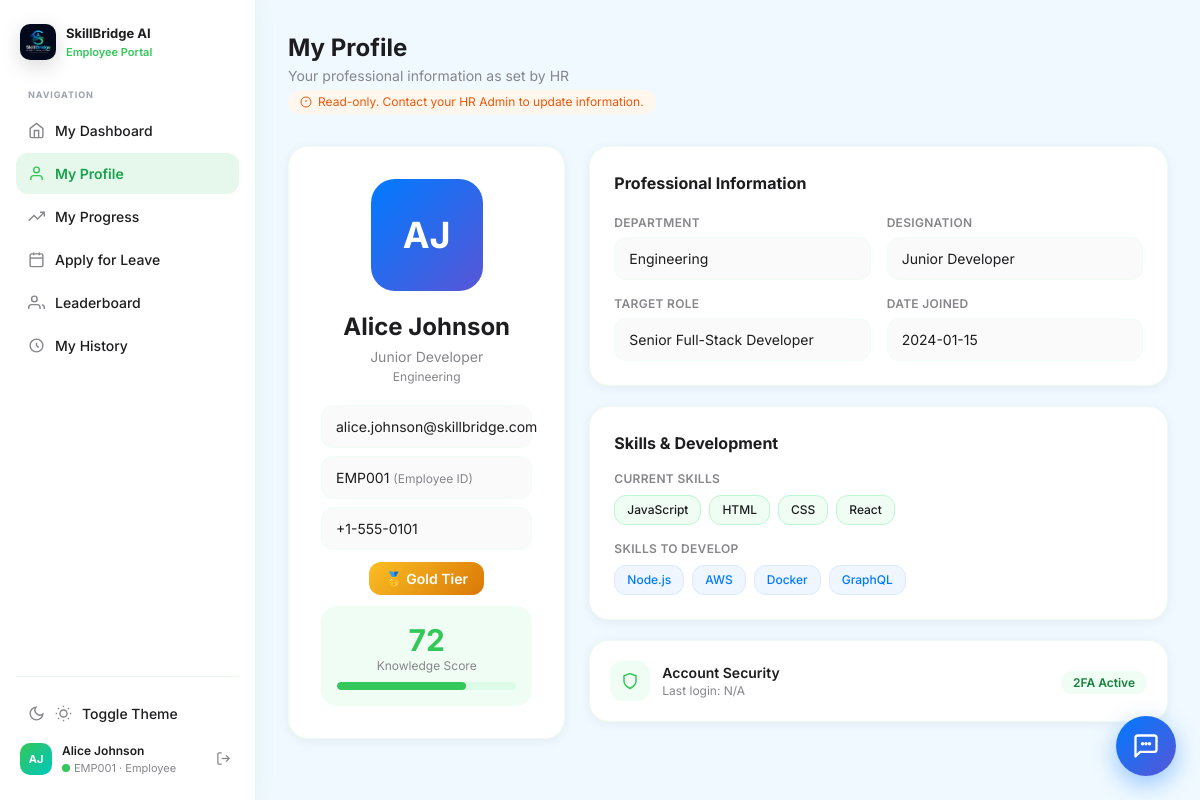
The page /employee/profile.php (signed in) on the database its author committed.
### tables this page shows
CREATE TABLE IF NOT EXISTS employee_profiles (
    id INT AUTO_INCREMENT PRIMARY KEY,
    user_id INT NOT NULL,
    uid VARCHAR(20) NOT NULL,
    first_name VARCHAR(100) NOT NULL,
    last_name VARCHAR(100) NOT NULL,
    phone VARCHAR(20) DEFAULT NULL,
    department VARCHAR(100) DEFAULT NULL,
    designation VARCHAR(100) DEFAULT NULL,
    target_role VARCHAR(100) DEFAULT NULL,
    current_skills TEXT DEFAULT NULL,
    target_skills TEXT DEFAULT NULL,
    knowledge_score INT DEFAULT 0,
    tier ENUM('Bronze', 'Silver', 'Gold', 'Diamond') DEFAULT 'Bronze',
    date_joined DATE DEFAULT NULL,
    profile_photo VARCHAR(255) DEFAULT NULL,
    created_at TIMESTAMP DEFAULT CURRENT_TIMESTAMP,
    updated_at TIMESTAMP DEFAULT CURRENT_TIMESTAMP ON UPDATE CURRENT_TIMESTAMP,
    FOREIGN KEY (user_id) REFERENCES users(id) ON DELETE CASCADE
);

CREATE TABLE IF NOT EXISTS users (
    id INT AUTO_INCREMENT PRIMARY KEY,
    uid VARCHAR(20) UNIQUE NOT NULL,
    email VARCHAR(255) UNIQUE NOT NULL,
    password_hash VARCHAR(255) NOT NULL,
    role ENUM('admin', 'employee') NOT NULL DEFAULT 'employee',
    two_fa_code VARCHAR(6) DEFAULT NULL,
    two_fa_expires DATETIME DEFAULT NULL,
    is_active TINYINT(1) DEFAULT 1,
    last_login DATETIME DEFAULT NULL,
    created_at TIMESTAMP DEFAULT CURRENT_TIMESTAMP,
    updated_at TIMESTAMP DEFAULT CURRENT_TIMESTAMP ON UPDATE CURRENT_TIMESTAMP
);

### employee/profile.php (the view, shortened to what this page needs)
<?php
require_once __DIR__ . '/../config/db.php';
$userId = $_SESSION['user_id'];
$profile = $conn->query("
    SELECT u.uid, u.email, u.last_login, ep.*
    FROM users u JOIN employee_profiles ep ON ep.user_id=u.id
    WHERE u.id=$userId
")->fetch_assoc();
?>
<!DOCTYPE html>
<html lang="en">
<head>
    <script src="https://cdn.tailwindcss.com"></script>
</head>
<body class="font-sans flex">
<?php include __DIR__ . '/sidebar_emp.php'; ?>
<main class="ml-64 flex-1 p-8">
    <div class="mb-8">
        <h1 class="text-2xl font-bold text-apple-dark">My Profile</h1>
        <p class="text-apple-gray text-sm mt-0.5">Your professional information as set by HR</p>
        <p class="text-xs text-orange-600 mt-1 bg-orange-50 inline-flex items-center gap-1.5 px-3 py-1 rounded-full">
            <svg width="12" height="12" fill="none" viewBox="0 0 24 24"><circle cx="12" cy="12" r="10" stroke="currentColor" stroke-width="2"/><line x1="12" y1="8" x2="12" y2="12" stroke="currentColor" stroke-width="2"/><line x1="12" y1="16" x2="12.01" y2="16" stroke="currentColor" stroke-width="2"/></svg>
            Read-only. Contact your HR Admin to update information.
        </p>
    </div>
    <div class="grid grid-cols-3 gap-6">
        <div class="card p-8 text-center col-span-1">
            <?php if (!empty($_SESSION['profile_image'])): ?>
                <img src="/1stProject/<?= htmlspecialchars($_SESSION['profile_image']) ?>" alt="Profile" class="w-28 h-28 rounded-3xl mx-auto mb-5 object-cover border shadow-sm">
            <?php else: ?>
                <div class="w-28 h-28 rounded-3xl mx-auto mb-5 flex items-center justify-center text-white text-4xl font-bold" style="background:linear-gradient(135deg,#007AFF,#5856D6)">
                    <?= strtoupper(substr($profile['first_name'],0,1).substr($profile['last_name'],0,1)) ?>
                </div>
            <?php endif; ?>
            <h2 class="text-2xl font-bold text-apple-dark"><?= htmlspecialchars($profile['first_name'].' '.$profile['last_name']) ?></h2>
            <p class="text-apple-gray text-sm mt-1"><?= htmlspecialchars($profile['designation'] ?: 'N/A') ?></p>
            <p class="text-apple-gray text-xs mt-0.5"><?= htmlspecialchars($profile['department'] ?: 'N/A') ?></p>
            <div class="mt-5 space-y-2 text-left">
                <div class="read-only-field"><?= htmlspecialchars($profile['email']) ?></div>
                <div class="read-only-field"><?= htmlspecialchars($profile['uid']) ?> <span class="text-apple-gray text-xs">(Employee ID)</span></div>
                <div class="read-only-field"><?= htmlspecialchars($profile['phone'] ?: 'Not provided') ?></div>
            </div>
            <div class="mt-4">
                <span class="text-sm px-4 py-2 rounded-xl font-semibold text-white tier-<?= strtolower($profile['tier']) ?>">
                    <?= ['Diamond'=>'💎','Gold'=>'🥇','Silver'=>'🥈','Bronze'=>'🥉'][$profile['tier']] ?> <?= $profile['tier'] ?> Tier
                </span>
            </div>
            <div class="mt-4 p-4 rounded-2xl" style="background:#f0fdf4">
                <div class="text-3xl font-bold" style="color:#34C759"><?= $profile['knowledge_score'] ?></div>
                <div class="text-xs text-apple-gray">Knowledge Score</div>
                <div class="h-2 rounded-full mt-2 overflow-hidden score-bg">
                    <div class="h-full rounded-full score-bar" style="width:<?= $profile['knowledge_score'] ?>%"></div>
                </div>
            </div>
        </div>
        <div class="col-span-2 space-y-5">
            <div class="card p-6">
                <h3 class="text-base font-bold text-apple-dark mb-5">Professional Information</h3>
                <div class="grid grid-cols-2 gap-4">
                    <?php $fields = [
                        ['Department','department'],['Designation','designation'],
                        ['Target Role','target_role'],['Date Joined','date_joined'],
                    ];
                    foreach($fields as [$label,$key]): ?>
                    <div>
                        <label class="block text-xs font-semibold text-apple-gray uppercase tracking-wide mb-1.5"><?= $label ?></label>
                        <div class="read-only-field"><?= htmlspecialchars($profile[$key] ?: 'Not set') ?></div>
                    </div>
                    <?php endforeach; ?>
                </div>
            </div>
            <div class="card p-6">
                <h3 class="text-base font-bold text-apple-dark mb-4">Skills & Development</h3>
                <div class="mb-4">
                    <div class="text-xs font-semibold text-apple-gray uppercase tracking-wide mb-2">Current Skills</div>
                    <div class="flex flex-wrap gap-2">
                        <?php foreach(explode(',',$profile['current_skills']??'') as $sk): $sk=trim($sk); if(!$sk) continue; ?>
                        <span class="skill-tag text-xs px-3 py-1.5 rounded-xl font-medium text-apple-dark"><?= htmlspecialchars($sk) ?></span>
                        <?php endforeach; ?>
                    </div>
                </div>
                <div>
                    <div class="text-xs font-semibold text-apple-gray uppercase tracking-wide mb-2">Skills to Develop</div>
                    <div class="flex flex-wrap gap-2">
                        <?php foreach(explode(',',$profile['target_skills']??'') as $sk): $sk=trim($sk); if(!$sk) continue; ?>
                        <span class="text-xs px-3 py-1.5 rounded-xl font-medium bg-blue-50 text-apple-blue border border-blue-100"><?= htmlspecialchars($sk) ?></span>
                        <?php endforeach; ?>
                    </div>
                </div>
            </div>
            <div class="card p-5">
                <div class="flex items-center gap-3">
                    <div class="w-10 h-10 bg-green-50 rounded-xl flex items-center justify-center">
                        <svg width="18" height="18" fill="none" viewBox="0 0 24 24"><path d="M12 22s8-4 8-10V5l-8-3-8 3v7c0 6 8 10 8 10z" stroke="#34C759" stroke-width="2"/></svg>
                    </div>
                    <div>
                        <div class="text-sm font-semibold text-apple-dark">Account Security</div>
                        <div class="text-xs text-apple-gray">Last login: <?= $profile['last_login'] ? date('M j, Y H:i',strtotime($profile['last_login'])) : 'N/A' ?></div>
                    </div>
                    <div class="ml-auto">
                        <span class="text-xs text-green-700 bg-green-50 px-3 py-1 rounded-full font-semibold">2FA Active</span>
                    </div>
                </div>
            </div>
        </div>
    </div>
</main>
</body>
</html>

### employee/sidebar_emp.php (shortened to what this page needs)
<?php
require_once __DIR__ . '/../config/db.php';
$current = basename($_SERVER['PHP_SELF']);
$pages = [
    ['dashboard.php', 'My Dashboard',   '<path d="M3 9l9-7 9 7v11a2 2 0 0 1-2 2H5a2 2 0 0 1-2-2z" stroke="currentColor" stroke-width="2"/><polyline points="9,22 9,12 15,12 15,22" stroke="currentColor" stroke-width="2"/>'],
    ['profile.php',   'My Profile',     '<path d="M20 21v-2a4 4 0 0 0-4-4H8a4 4 0 0 0-4 4v2" stroke="currentColor" stroke-width="2"/><circle cx="12" cy="7" r="4" stroke="currentColor" stroke-width="2"/>'],
    ['progress.php',  'My Progress',    '<polyline points="23,6 13.5,15.5 8.5,10.5 1,18" stroke="currentColor" stroke-width="2"/><polyline points="17,6 23,6 23,12" stroke="currentColor" stroke-width="2"/>'],
    ['leave.php',     'Apply for Leave','<rect x="3" y="4" width="18" height="18" rx="2" stroke="currentColor" stroke-width="2"/><line x1="16" y1="2" x2="16" y2="6" stroke="currentColor" stroke-width="2"/><line x1="8" y1="2" x2="8" y2="6" stroke="currentColor" stroke-width="2"/><line x1="3" y1="10" x2="21" y2="10" stroke="currentColor" stroke-width="2"/>'],
    ['leaderboard.php','Leaderboard',   '<path d="M17 21v-2a4 4 0 0 0-4-4H5a4 4 0 0 0-4 4v2" stroke="currentColor" stroke-width="2"/><path d="M23 21v-2a4 4 0 0 0-3-3.87" stroke="currentColor" stroke-width="2"/><circle cx="9" cy="7" r="4" stroke="currentColor" stroke-width="2"/>'],
    ['history.php',   'My History',     '<path d="M12 8v4l3 3m6-3a9 9 0 1 1-18 0 9 9 0 0 1 18 0z" stroke="currentColor" stroke-width="2"/>'],
];
$profile_data = $conn->query("SELECT ep.* FROM employee_profiles ep WHERE ep.user_id=".$_SESSION['user_id'])->fetch_assoc();
?>
<aside class="emp-sidebar">
    <div style="display:flex;align-items:center;gap:10px;padding:0 4px;margin-bottom:28px;">
        <img src="/1stProject/assets/logo.png.jpeg" alt="SkillBridge Logo" style="width:36px;height:36px;border-radius:10px;object-fit:cover;box-shadow:0 6px 20px rgba(0,0,0,0.15);">
        <div>
            <div style="font-size:13px;font-weight:700;color:#1D1D1F;">SkillBridge AI</div>
            <div style="font-size:11px;color:#34C759;font-weight:600;">Employee Portal</div>
        </div>
    </div>
    <nav style="flex:1;">
        <div style="font-size:9px;font-weight:700;color:#9ca3af;letter-spacing:0.1em;text-transform:uppercase;padding:0 12px;margin-bottom:8px;">Navigation</div>
        <?php foreach($pages as $p): ?>
        <a href="<?= $p[0] ?>" class="emp-nav-item <?= $current === $p[0] ? 'active' : '' ?>">
            <svg width="17" height="17" fill="none" viewBox="0 0 24 24"><?= $p[2] ?></svg>
            <?= $p[1] ?>
        </a>
        <?php endforeach; ?>
    </nav>
    <div style="border-top:1px solid rgba(52,199,89,0.12);padding-top:16px;margin-top:8px;" class="border-gray-100">
        <button onclick="toggleTheme()" class="emp-nav-item" style="width:100%; justify-content:flex-start; margin-bottom:8px; border:none; cursor:pointer;">
            <svg width="17" height="17" fill="none" viewBox="0 0 24 24" class="dark-hidden"><path d="M21 12.79A9 9 0 1 1 11.21 3 7 7 0 0 0 21 12.79z" stroke="currentColor" stroke-width="2"/></svg>
            Toggle Theme
        </button>
        <div style="display:flex;align-items:center;gap:10px;padding:0 4px;">
            <?php if (!empty($_SESSION['profile_image'])): ?>
                <img src="/1stProject/<?= htmlspecialchars($_SESSION['profile_image']) ?>" style="width:32px;height:32px;border-radius:10px;object-fit:cover;" alt="Profile">
            <?php else: ?>
                <div class="emp-user-avatar">
                    <?= strtoupper(substr($profile_data['first_name']??'E',0,1).substr($profile_data['last_name']??'',0,1)) ?>
                </div>
            <?php endif; ?>
            <div style="flex:1;min-width:0;">
                <div style="font-size:12px;font-weight:600;color:#1D1D1F;white-space:nowrap;overflow:hidden;text-overflow:ellipsis;">
                    <?= htmlspecialchars(($profile_data['first_name']??'').' '.($profile_data['last_name']??'')) ?>
                </div>
                <div style="font-size:11px;color:#86868B;display:flex;align-items:center;gap:4px;">
                    <div class="emp-online-dot"></div>
                    <?= $_SESSION['uid']??'' ?> · Employee
                </div>
            </div>
            <button onclick="logout()" title="Logout"
                style="background:none;border:none;cursor:pointer;color:#86868B;padding:4px;border-radius:8px;transition:all 0.15s;"
                onmouseover="this.style.color='#ef4444';this.style.background='#fef2f2'"
                onmouseout="this.style.color='#86868B';this.style.background='none'">
                <svg width="15" height="15" fill="none" viewBox="0 0 24 24">
                    <path d="M9 21H5a2 2 0 0 1-2-2V5a2 2 0 0 1 2-2h4" stroke="currentColor" stroke-width="2"/>
                    <polyline points="16,17 21,12 16,7" stroke="currentColor" stroke-width="2"/>
                    <line x1="21" y1="12" x2="9" y2="12" stroke="currentColor" stroke-width="2"/>
                </svg>
            </button>
        </div>
    </div>
</aside>
<button id="ai-chat-btn" onclick="toggleChat()">
    <svg width="28" height="28" fill="none" viewBox="0 0 24 24">
        <path d="M21 15a2 2 0 0 1-2 2H7l-4 4V5a2 2 0 0 1 2-2h14a2 2 0 0 1 2 2z" stroke="currentColor" stroke-width="2" stroke-linejoin="round"/>
        <path d="M9 10h.01M15 10h.01M12 10h.01" stroke="currentColor" stroke-width="3" stroke-linecap="round"/>
    </svg>
</button>

### employee/profile.php (style rules this page uses)
* { -webkit-font-smoothing:antialiased }
body { background:#f0f9ff; color:#0f172a; }
.card { background:#fff;border-radius:20px;box-shadow:0 2px 12px rgba(0,0,0,0.06);border:1px solid rgba(52,199,89,0.08) }
.tier-gold { background:linear-gradient(135deg,#fbbf24,#d97706);color:white }
.skill-tag { background:#f0fdf4;border:1px solid #bbf7d0;transition:all 0.2s }
.read-only-field { background:#fafafa;border:1.5px solid #f0fdf4;border-radius:12px;padding:10px 14px;font-size:0.875rem;color:#1D1D1F }
.score-bar { background:#34C759 }
.score-bg { background:#dcfce7 }

### employee/sidebar_emp.php (style rules this page uses)
.emp-sidebar { width: 256px; min-height: 100vh; position: fixed; left: 0; top: 0; z-index: 50; background: rgba(255,255,255,0.95); backdrop-filter: blur(20px); border-right: 1px solid rgba(52,199,89,0.12); display: flex; flex-direction: column; padding: 24px 16px; box-shadow: 4px 0 24px rgba(52,199,89,0.06); }
.emp-nav-item { display: flex; align-items: center; gap: 10px; padding: 10px 12px; border-radius: 12px; font-size: 14px; font-weight: 500; color: #1D1D1F; text-decoration: none; transition: all 0.15s ease; margin-bottom: 2px; background: transparent; }
.emp-nav-item svg { color: #86868B; flex-shrink: 0; transition: color 0.15s; }
.emp-nav-item.active { background: rgba(52,199,89,0.12); color: #16a34a; font-weight: 600; }
.emp-nav-item.active svg { color: #34C759; }
.emp-user-avatar { background: linear-gradient(135deg, #34C759, #00C7BE); width: 32px; height: 32px; border-radius: 10px; display: flex; align-items: center; justify-content: center; color: white; font-size: 11px; font-weight: 700; }
.emp-online-dot { width: 8px; height: 8px; border-radius: 50%; background: #34C759; animation: pulse-dot 2s ease-in-out infinite; box-shadow: 0 0 0 0 rgba(52,199,89,0.4); }
#ai-chat-btn { position: fixed; bottom: 24px; right: 24px; z-index: 9999; width: 60px; height: 60px; border-radius: 50%; background: linear-gradient(135deg, #007AFF, #5856D6); color: white; box-shadow: 0 8px 24px rgba(0,122,255,0.4); display: flex; align-items: center; justify-content: center; cursor: pointer; border: none; transition: transform 0.2s, box-shadow 0.2s; }

### rows shown on the page
employee_profiles: first_name+last_name "AJ", first_name+last_name "Alice Johnson", designation "Junior Developer", department "Engineering", user.email "alice.johnson@skillbridge.com", uid "EMP001", phone "+1-555-0101", tier "🥇", tier "Gold", knowledge_score "72", target_role "Senior Full-Stack Developer", date_joined "2024-01-15", current_skills "JavaScript", current_skills "HTML", current_skills "CSS", current_skills "React", target_skills "Node.js", target_skills "AWS", target_skills "Docker", target_skills "GraphQL"

### other values the page prints
$p[1] "My Dashboard"
$p[1] "My Profile"
$p[1] "My Progress"
$p[1] "Apply for Leave"
$p[1] "Leaderboard"
$p[1] "My History"
$_SESSION['uid'] "EMP001"
$label "DEPARTMENT"
$label "DESIGNATION"
$label "TARGET ROLE"
$label "DATE JOINED"
